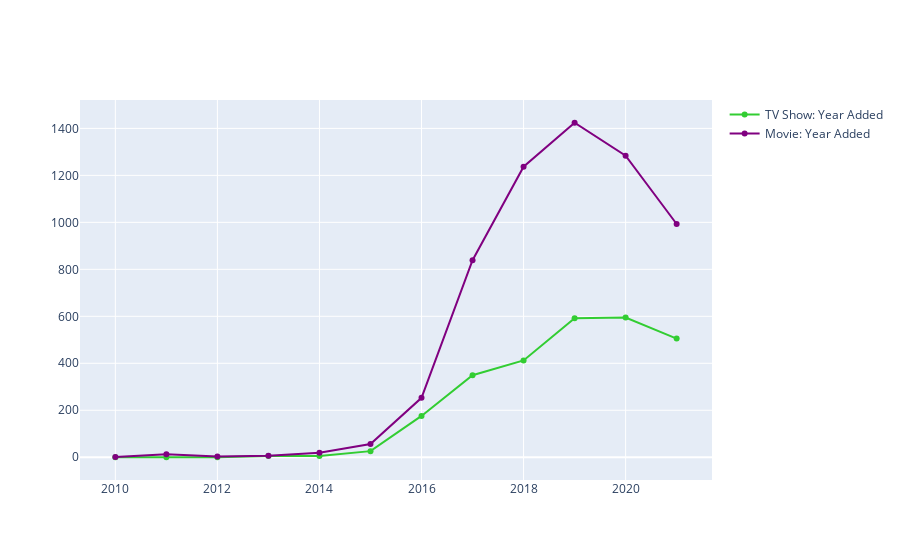

Notebook code for this chart:
### Markdown cell above
Throughout almost a century, the U.S has always be the bigger producer of movie and tv shows that is now premiered on Netflix. There are only few years that the U.S did not produce any titles; otherwise, the U.S often contribute by little or much more values to the international film industry of the world.

### Code cell
# Grouping the data based on released_year and type
year_added = netflix.loc[netflix["year_added"] >= 2010].groupby(["year_added", "type"]).agg({"show_id": "count"}).reset_index()

# Utilising Scatter plot with lines and markers to visualise number of titles released in each year from 1991.
viz_5 = go.Figure()
viz_5.add_trace(go.Scatter(x=year_added.loc[year_added["type"] == "TV Show"]["year_added"],
                           y=year_added.loc[year_added["type"] == "TV Show"]["show_id"],
                           mode="lines+markers",
                           name="TV Show: Year Added",
                           marker_color="limegreen"))

viz_5.add_trace(go.Scatter(x=year_added.loc[year_added["type"] == "Movie"]["year_added"],
                           y=year_added.loc[year_added["type"] == "Movie"]["show_id"],
                           mode="lines+markers",
                           name="Movie: Year Added",
                           marker_color="purple"))

viz_5.show()

### Figure 1 — Plotly figure (JSON) as saved in the notebook; plotly's stock layout.template omitted (floating-point values rounded to 4 significant figures)
{"data": [{"marker": {"color": "limegreen"}, "mode": "lines+markers", "name": "TV Show: Year Added", "type": "scatter", "x": [2010, 2011, 2012, 2013, 2014, 2015, 2016, 2017, 2018, 2019, 2020, 2021], "y": [0, 0, 0, 5, 5, 26, 176, 349, 412, 592, 595, 505]}, {"marker": {"color": "purple"}, "mode": "lines+markers", "name": "Movie: Year Added", "type": "scatter", "x": [2010, 2011, 2012, 2013, 2014, 2015, 2016, 2017, 2018, 2019, 2020, 2021], "y": [1, 13, 3, 6, 19, 56, 253, 839, 1237, 1424, 1284, 993]}], "layout": {}}
